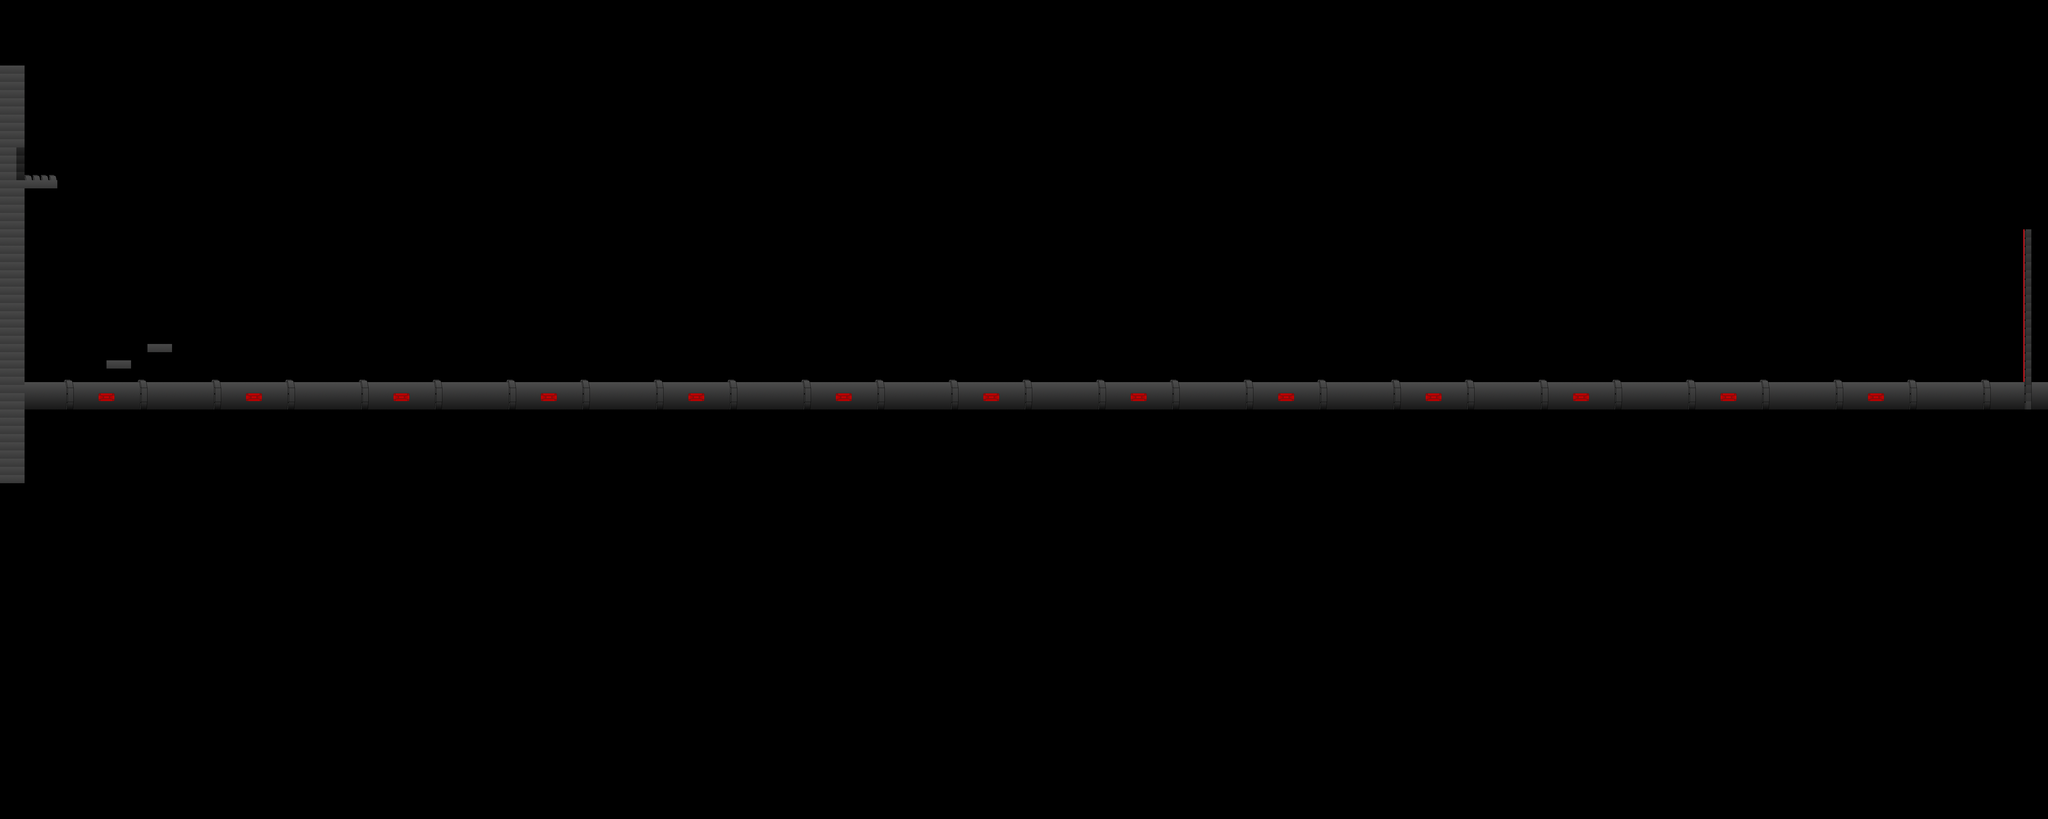

A 2D game scene composited from a Tiled map and its tileset images. What follows is a short description and the map's XML, with each tile layer's data collapsed to a summary:
An orthogonal 250x100 tile map with 32x32 px tiles, 4 tile layers (Collision, Back Ridge, Pipe, Front), 3 tilesets and 9 objects.

<map version="1.0" tiledversion="1.0.3" orientation="orthogonal" renderorder="right-down" width="250" height="100" tilewidth="32" tileheight="32" nextobjectid="31">
 <properties>
  <property name="player_start_x" value="1" />
  <property name="player_start_y" value="21" />
 </properties>
 <tileset firstgid="1" source="tilesets/pipe_town.tsx" />
 <tileset firstgid="17" source="tilesets/commands.tsx" />
 <tileset firstgid="29" source="tilesets/entities.tsx" />
 <layer name="Collision" width="250" height="100" opacity="0.98">
  <properties>
   <property name="is_visible" value="false" />
  </properties>
  <data>[25000 cells, 307 non-empty, 1 distinct tile ids]</data>
 </layer>
 <layer name="Back Ridge" width="250" height="100">
  <data>[25000 cells, 62 non-empty, 3 distinct tile ids]</data>
 </layer>
 <layer name="Pipe" width="250" height="100">
  <data>[25000 cells, 1000 non-empty, 4 distinct tile ids]</data>
 </layer>
 <objectgroup name="Entities">
  <object id="13" gid="30" x="736" y="1504" width="32" height="32">
   <properties>
    <property name="entity_type" value="enemy" />
   </properties>
  </object>
  <object id="21" gid="22" x="352" y="1504" width="32" height="32" />
  <object id="22" gid="22" x="544" y="1408" width="32" height="32" />
  <object id="23" gid="22" x="704" y="1344" width="32" height="32" />
  <object id="24" gid="22" x="1728" y="1504" width="32" height="32" />
  <object id="25" gid="22" x="2848" y="1504" width="32" height="32" />
  <object id="26" gid="22" x="4576" y="1504" width="32" height="32" />
  <object id="27" gid="22" x="6016" y="1504" width="32" height="32" />
  <object id="28" gid="21" x="7776" y="1504" width="32" height="32" />
 </objectgroup>
 <layer name="Front" width="250" height="100">
  <properties>
   <property name="is_front_layer" value="true" />
  </properties>
  <data>[25000 cells, 319 non-empty, 7 distinct tile ids]</data>
 </layer>
</map>
